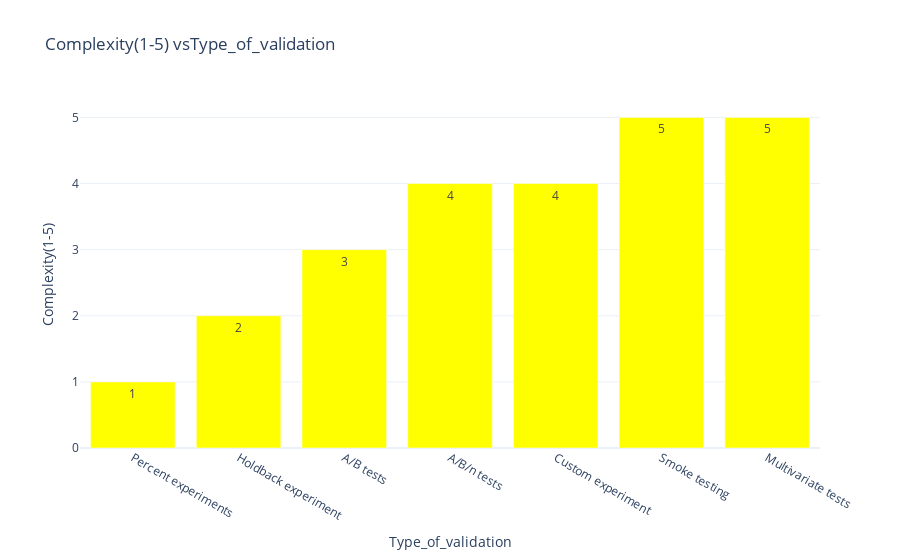

Source (notebook cell):
### Markdown cell above
# Complexity (1-5)

### Code cell
df9=df.drop(['%of_total_experiments','ROI','Success_Rate_(%)','Tools-Off_the_shelf(%)','Data_analysis_(1-5)','User_interviews(1-5)','Surveys(1-5)','Field_research_(1-5)','Competitor_analysis(1-5)','Tools (#)','Integrations(#)','Data points(#)','Adjustments(#)','Restarts(#)','Creativity(1-5)','Level_of_testing(#)'],axis=1)
sort = df9.sort_values('Complexity(1-5)')
fig = px.bar(sort, x="Type_of_validation", y='Complexity(1-5)',text='Complexity(1-5)',
            title="Complexity(1-5) vsType_of_validation ")
fig.update_traces(marker_color='yellow', showlegend=False)


fig.show()

### Figure 1 — Plotly figure (JSON) as saved in the notebook; plotly's stock layout.template omitted (floating-point values rounded to 4 significant figures)
{"data": [{"alignmentgroup": "True", "hoverlabel": {"namelength": 0}, "hovertemplate": "Type_of_validation=%{x}<br>Complexity(1-5)=%{text}", "legendgroup": "", "marker": {"color": "yellow"}, "name": "", "offsetgroup": "", "orientation": "v", "showlegend": false, "text": [1, 2, 3, 4, 4, 5, 5], "textposition": "auto", "type": "bar", "x": ["Percent experiments ", "Holdback experiment", "A/B tests", "A/B/n tests", "Custom experiment", "Smoke testing", "Multivariate tests"], "xaxis": "x", "y": [1, 2, 3, 4, 4, 5, 5], "yaxis": "y"}], "layout": {"barmode": "relative", "legend": {"tracegroupgap": 0}, "title": {"text": "Complexity(1-5) vsType_of_validation "}, "xaxis": {"anchor": "y", "domain": [0, 1], "title": {"text": "Type_of_validation"}}, "yaxis": {"anchor": "x", "domain": [0, 1], "title": {"text": "Complexity(1-5)"}}}}
